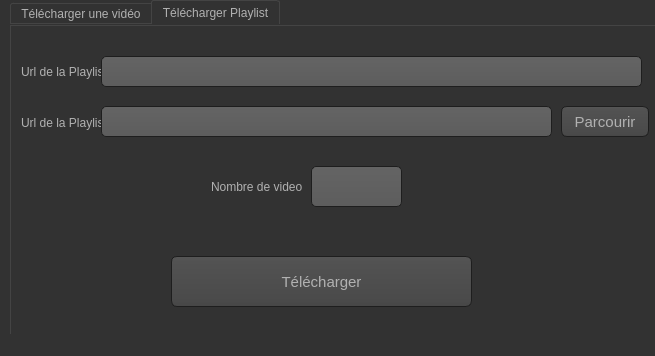
<?xml version="1.0" encoding="UTF-8"?>
<ui version="4.0">
 <class>MainWindow</class>
 <widget class="QMainWindow" name="MainWindow">
  <property name="geometry">
   <rect>
    <x>0</x>
    <y>0</y>
    <width>655</width>
    <height>356</height>
   </rect>
  </property>
  <property name="windowTitle">
   <string>MainWindow</string>
  </property>
  <property name="styleSheet">
   <string notr="true">QToolTip
{
     border: 1px solid black;
     background-color: #ffa02f;
     padding: 1px;
     border-radius: 3px;
     opacity: 100;
}

QWidget
{
    color: #b1b1b1;
    background-color: #323232;
}

QWidget:item:hover
{
    background-color: QLinearGradient( x1: 0, y1: 0, x2: 0, y2: 1, stop: 0 #ffa02f, stop: 1 #ca0619);
    color: #000000;
}

QWidget:item:selected
{
    background-color: QLinearGradient( x1: 0, y1: 0, x2: 0, y2: 1, stop: 0 #ffa02f, stop: 1 #d7801a);
}

QMenuBar::item
{
    background: transparent;
}

QMenuBar::item:selected
{
    background: transparent;
    border: 1px solid #ffaa00;
}

QMenuBar::item:pressed
{
    background: #444;
    border: 1px solid #000;
    background-color: QLinearGradient(
        x1:0, y1:0,
        x2:0, y2:1,
        stop:1 #212121,
        stop:0.4 #343434/*,
        stop:0.2 #343434,
        stop:0.1 #ffaa00*/
    );
    margin-bottom:-1px;
    padding-bottom:1px;
}

QMenu
{
    border: 1px solid #000;
}

QMenu::item
{
    padding: 2px 20px 2px 20px;
}

QMenu::item:selected
{
    color: #000000;
}

QWidget:disabled
{
    color: #404040;
    background-color: #323232;
}

QAbstractItemView
{
    background-color: QLinearGradient( x1: 0, y1: 0, x2: 0, y2: 1, stop: 0 #4d4d4d, stop: 0.1 #646464, stop: 1 #5d5d5d);
}

QWidget:focus
{
    /*border: 2px solid QLinearGradient( x1: 0, y1: 0, x2: 0, y2: 1, stop: 0 #ffa02f, stop: 1 #d7801a);*/
}

QLineEdit
{
    background-color: QLinearGradient( x1: 0, y1: 0, x2: 0, y2: 1, stop: 0 #4d4d4d, stop: 0 #646464, stop: 1 #5d5d5d);
    padding: 1px;
    border-style: solid;
    border: 1px solid #1e1e1e;
    border-radius: 5;
}

QPushButton
{
    color: #b1b1b1;
    background-color: QLinearGradient( x1: 0, y1: 0, x2: 0, y2: 1, stop: 0 #565656, stop: 0.1 #525252, stop: 0.5 #4e4e4e, stop: 0.9 #4a4a4a, stop: 1 #464646);
    border-width: 1px;
    border-color: #1e1e1e;
    border-style: solid;
    border-radius: 6;
    padding: 3px;
    font-size: 15px;
    padding-left: 5px;
    padding-right: 5px;
}

QPushButton:pressed
{
    background-color: QLinearGradient( x1: 0, y1: 0, x2: 0, y2: 1, stop: 0 #2d2d2d, stop: 0.1 #2b2b2b, stop: 0.5 #292929, stop: 0.9 #282828, stop: 1 #252525);
}

QComboBox
{
    selection-background-color: #ffaa00;
    background-color: QLinearGradient( x1: 0, y1: 0, x2: 0, y2: 1, stop: 0 #565656, stop: 0.1 #525252, stop: 0.5 #4e4e4e, stop: 0.9 #4a4a4a, stop: 1 #464646);
    border-style: solid;
    border: 1px solid #1e1e1e;
    border-radius: 5;
}

QComboBox:hover,QPushButton:hover
{
    border: 2px solid QLinearGradient( x1: 0, y1: 0, x2: 0, y2: 1, stop: 0 #ffa02f, stop: 1 #d7801a);
}


QComboBox:on
{
    padding-top: 3px;
    padding-left: 4px;
    background-color: QLinearGradient( x1: 0, y1: 0, x2: 0, y2: 1, stop: 0 #2d2d2d, stop: 0.1 #2b2b2b, stop: 0.5 #292929, stop: 0.9 #282828, stop: 1 #252525);
    selection-background-color: #ffaa00;
}

QComboBox QAbstractItemView
{
    border: 2px solid darkgray;
    selection-background-color: QLinearGradient( x1: 0, y1: 0, x2: 0, y2: 1, stop: 0 #ffa02f, stop: 1 #d7801a);
}

QComboBox::drop-down
{
     subcontrol-origin: padding;
     subcontrol-position: top right;
     width: 15px;

     border-left-width: 0px;
     border-left-color: darkgray;
     border-left-style: solid; /* just a single line */
     border-top-right-radius: 3px; /* same radius as the QComboBox */
     border-bottom-right-radius: 3px;
 }

QComboBox::down-arrow
{
     image: url(:/down_arrow.png);
}

QGroupBox:focus
{
border: 2px solid QLinearGradient( x1: 0, y1: 0, x2: 0, y2: 1, stop: 0 #ffa02f, stop: 1 #d7801a);
}

QTextEdit:focus
{
    border: 2px solid QLinearGradient( x1: 0, y1: 0, x2: 0, y2: 1, stop: 0 #ffa02f, stop: 1 #d7801a);
}

QScrollBar:horizontal {
     border: 1px solid #222222;
     background: QLinearGradient( x1: 0, y1: 0, x2: 0, y2: 1, stop: 0.0 #121212, stop: 0.2 #282828, stop: 1 #484848);
     height: 7px;
     margin: 0px 16px 0 16px;
}

QScrollBar::handle:horizontal
{
      background: QLinearGradient( x1: 0, y1: 0, x2: 1, y2: 0, stop: 0 #ffa02f, stop: 0.5 #d7801a, stop: 1 #ffa02f);
      min-height: 20px;
      border-radius: 2px;
}

QScrollBar::add-line:horizontal {
      border: 1px solid #1b1b19;
      border-radius: 2px;
      background: QLinearGradient( x1: 0, y1: 0, x2: 1, y2: 0, stop: 0 #ffa02f, stop: 1 #d7801a);
      width: 14px;
      subcontrol-position: right;
      subcontrol-origin: margin;
}

QScrollBar::sub-line:horizontal {
      border: 1px solid #1b1b19;
      border-radius: 2px;
      background: QLinearGradient( x1: 0, y1: 0, x2: 1, y2: 0, stop: 0 #ffa02f, stop: 1 #d7801a);
      width: 14px;
     subcontrol-position: left;
     subcontrol-origin: margin;
}

QScrollBar::right-arrow:horizontal, QScrollBar::left-arrow:horizontal
{
      border: 1px solid black;
      width: 1px;
      height: 1px;
      background: white;
}

QScrollBar::add-page:horizontal, QScrollBar::sub-page:horizontal
{
      background: none;
}

QScrollBar:vertical
{
      background: QLinearGradient( x1: 0, y1: 0, x2: 1, y2: 0, stop: 0.0 #121212, stop: 0.2 #282828, stop: 1 #484848);
      width: 7px;
      margin: 16px 0 16px 0;
      border: 1px solid #222222;
}

QScrollBar::handle:vertical
{
      background: QLinearGradient( x1: 0, y1: 0, x2: 0, y2: 1, stop: 0 #ffa02f, stop: 0.5 #d7801a, stop: 1 #ffa02f);
      min-height: 20px;
      border-radius: 2px;
}

QScrollBar::add-line:vertical
{
      border: 1px solid #1b1b19;
      border-radius: 2px;
      background: QLinearGradient( x1: 0, y1: 0, x2: 0, y2: 1, stop: 0 #ffa02f, stop: 1 #d7801a);
      height: 14px;
      subcontrol-position: bottom;
      subcontrol-origin: margin;
}

QScrollBar::sub-line:vertical
{
      border: 1px solid #1b1b19;
      border-radius: 2px;
      background: QLinearGradient( x1: 0, y1: 0, x2: 0, y2: 1, stop: 0 #d7801a, stop: 1 #ffa02f);
      height: 14px;
      subcontrol-position: top;
      subcontrol-origin: margin;
}

QScrollBar::up-arrow:vertical, QScrollBar::down-arrow:vertical
{
      border: 1px solid black;
      width: 1px;
      height: 1px;
      background: white;
}


QScrollBar::add-page:vertical, QScrollBar::sub-page:vertical
{
      background: none;
}

QTextEdit
{
    background-color: #242424;
}

QPlainTextEdit
{
    background-color: #242424;
}

QHeaderView::section
{
    background-color: QLinearGradient(x1:0, y1:0, x2:0, y2:1, stop:0 #616161, stop: 0.5 #505050, stop: 0.6 #434343, stop:1 #656565);
    color: white;
    padding-left: 4px;
    border: 1px solid #6c6c6c;
}

QCheckBox:disabled
{
color: #414141;
}

QDockWidget::title
{
    text-align: center;
    spacing: 3px; /* spacing between items in the tool bar */
    background-color: QLinearGradient(x1:0, y1:0, x2:0, y2:1, stop:0 #323232, stop: 0.5 #242424, stop:1 #323232);
}

QDockWidget::close-button, QDockWidget::float-button
{
    text-align: center;
    spacing: 1px; /* spacing between items in the tool bar */
    background-color: QLinearGradient(x1:0, y1:0, x2:0, y2:1, stop:0 #323232, stop: 0.5 #242424, stop:1 #323232);
}

QDockWidget::close-button:hover, QDockWidget::float-button:hover
{
    background: #242424;
}

QDockWidget::close-button:pressed, QDockWidget::float-button:pressed
{
    padding: 1px -1px -1px 1px;
}

QMainWindow::separator
{
    background-color: QLinearGradient(x1:0, y1:0, x2:0, y2:1, stop:0 #161616, stop: 0.5 #151515, stop: 0.6 #212121, stop:1 #343434);
    color: white;
    padding-left: 4px;
    border: 1px solid #4c4c4c;
    spacing: 3px; /* spacing between items in the tool bar */
}

QMainWindow::separator:hover
{

    background-color: QLinearGradient(x1:0, y1:0, x2:0, y2:1, stop:0 #d7801a, stop:0.5 #b56c17 stop:1 #ffa02f);
    color: white;
    padding-left: 4px;
    border: 1px solid #6c6c6c;
    spacing: 3px; /* spacing between items in the tool bar */
}

QToolBar::handle
{
     spacing: 3px; /* spacing between items in the tool bar */
     background: url(:/images/handle.png);
}

QMenu::separator
{
    height: 2px;
    background-color: QLinearGradient(x1:0, y1:0, x2:0, y2:1, stop:0 #161616, stop: 0.5 #151515, stop: 0.6 #212121, stop:1 #343434);
    color: white;
    padding-left: 4px;
    margin-left: 10px;
    margin-right: 5px;
}

QProgressBar
{
    border: 2px solid grey;
    border-radius: 5px;
    text-align: center;
}

QProgressBar::chunk
{
    background-color: #d7801a;
    width: 2.15px;
    margin: 0.5px;
}

QTabBar::tab {
    color: #b1b1b1;
    border: 1px solid #444;
    border-bottom-style: none;
    background-color: #323232;
    padding-left: 10px;
    padding-right: 10px;
    padding-top: 3px;
    padding-bottom: 2px;
    margin-right: -1px;
}

QTabWidget::pane {
    border: 1px solid #444;
    top: 1px;
}

QTabBar::tab:last
{
    margin-right: 0; /* the last selected tab has nothing to overlap with on the right */
    border-top-right-radius: 3px;
}

QTabBar::tab:first:!selected
{
 margin-left: 0px; /* the last selected tab has nothing to overlap with on the right */


    border-top-left-radius: 3px;
}

QTabBar::tab:!selected
{
    color: #b1b1b1;
    border-bottom-style: solid;
    margin-top: 3px;
    background-color: QLinearGradient(x1:0, y1:0, x2:0, y2:1, stop:1 #212121, stop:.4 #343434);
}

QTabBar::tab:selected
{
    border-top-left-radius: 3px;
    border-top-right-radius: 3px;
    margin-bottom: 0px;
}

QTabBar::tab:!selected:hover
{
    /*border-top: 2px solid #ffaa00;
    padding-bottom: 3px;*/
    border-top-left-radius: 3px;
    border-top-right-radius: 3px;
    background-color: QLinearGradient(x1:0, y1:0, x2:0, y2:1, stop:1 #212121, stop:0.4 #343434, stop:0.2 #343434, stop:0.1 #ffaa00);
}

QRadioButton::indicator:checked, QRadioButton::indicator:unchecked{
    color: #b1b1b1;
    background-color: #323232;
    border: 1px solid #b1b1b1;
    border-radius: 6px;
}

QRadioButton::indicator:checked
{
    background-color: qradialgradient(
        cx: 0.5, cy: 0.5,
        fx: 0.5, fy: 0.5,
        radius: 1.0,
        stop: 0.25 #ffaa00,
        stop: 0.3 #323232
    );
}

QCheckBox::indicator{
    color: #b1b1b1;
    background-color: #323232;
    border: 1px solid #b1b1b1;
    width: 9px;
    height: 9px;
}

QRadioButton::indicator
{
    border-radius: 6px;
}

QRadioButton::indicator:hover, QCheckBox::indicator:hover
{
    border: 1px solid #ffaa00;
}

QCheckBox::indicator:checked
{
    image:url(:/images/checkbox.png);
}

QCheckBox::indicator:disabled, QRadioButton::indicator:disabled
{
    border: 1px solid #444;
}</string>
  </property>
  <widget class="QWidget" name="centralwidget">
   <widget class="QTabWidget" name="tabWidget">
    <property name="geometry">
     <rect>
      <x>10</x>
      <y>0</y>
      <width>650</width>
      <height>471</height>
     </rect>
    </property>
    <property name="styleSheet">
     <string notr="true"/>
    </property>
    <property name="currentIndex">
     <number>1</number>
    </property>
    <widget class="QWidget" name="tab">
     <property name="enabled">
      <bool>true</bool>
     </property>
     <property name="minimumSize">
      <size>
       <width>641</width>
       <height>300</height>
      </size>
     </property>
     <property name="maximumSize">
      <size>
       <width>641</width>
       <height>300</height>
      </size>
     </property>
     <attribute name="title">
      <string>Télécharger une vidéo</string>
     </attribute>
     <widget class="QLabel" name="label">
      <property name="geometry">
       <rect>
        <x>10</x>
        <y>20</y>
        <width>81</width>
        <height>31</height>
       </rect>
      </property>
      <property name="text">
       <string>Url de la vidéo</string>
      </property>
     </widget>
     <widget class="QLineEdit" name="lineEdit">
      <property name="geometry">
       <rect>
        <x>90</x>
        <y>20</y>
        <width>451</width>
        <height>31</height>
       </rect>
      </property>
     </widget>
     <widget class="QLineEdit" name="lineEdit_2">
      <property name="geometry">
       <rect>
        <x>90</x>
        <y>70</y>
        <width>451</width>
        <height>31</height>
       </rect>
      </property>
      <property name="text">
       <string/>
      </property>
     </widget>
     <widget class="QLabel" name="label_2">
      <property name="geometry">
       <rect>
        <x>10</x>
        <y>71</y>
        <width>81</width>
        <height>31</height>
       </rect>
      </property>
      <property name="text">
       <string>Emplacement</string>
      </property>
     </widget>
     <widget class="QPushButton" name="pushButton">
      <property name="geometry">
       <rect>
        <x>550</x>
        <y>20</y>
        <width>88</width>
        <height>31</height>
       </rect>
      </property>
      <property name="text">
       <string>Rechercher</string>
      </property>
     </widget>
     <widget class="QPushButton" name="pushButton_2">
      <property name="geometry">
       <rect>
        <x>550</x>
        <y>70</y>
        <width>88</width>
        <height>31</height>
       </rect>
      </property>
      <property name="text">
       <string>Parcourir</string>
      </property>
     </widget>
     <widget class="QComboBox" name="comboBox">
      <property name="geometry">
       <rect>
        <x>90</x>
        <y>181</y>
        <width>181</width>
        <height>31</height>
       </rect>
      </property>
     </widget>
     <widget class="QLabel" name="label_3">
      <property name="geometry">
       <rect>
        <x>10</x>
        <y>180</y>
        <width>81</width>
        <height>31</height>
       </rect>
      </property>
      <property name="text">
       <string>Qualité</string>
      </property>
     </widget>
     <widget class="QLineEdit" name="lineEdit_3">
      <property name="geometry">
       <rect>
        <x>90</x>
        <y>130</y>
        <width>431</width>
        <height>31</height>
       </rect>
      </property>
      <property name="toolTip">
       <string extracomment="Nom de la vidéo"/>
      </property>
      <property name="readOnly">
       <bool>true</bool>
      </property>
     </widget>
     <widget class="QLabel" name="label_5">
      <property name="geometry">
       <rect>
        <x>10</x>
        <y>130</y>
        <width>81</width>
        <height>31</height>
       </rect>
      </property>
      <property name="text">
       <string>Nom de la vidéo</string>
      </property>
     </widget>
     <widget class="QPushButton" name="pushButton_3">
      <property name="geometry">
       <rect>
        <x>160</x>
        <y>250</y>
        <width>301</width>
        <height>51</height>
       </rect>
      </property>
      <property name="text">
       <string>Télécharger</string>
      </property>
     </widget>
    </widget>
    <widget class="QWidget" name="tab_2">
     <attribute name="title">
      <string>Télécharger Playlist</string>
     </attribute>
     <widget class="QLabel" name="label_6">
      <property name="geometry">
       <rect>
        <x>10</x>
        <y>81</y>
        <width>81</width>
        <height>31</height>
       </rect>
      </property>
      <property name="text">
       <string>Url de la Playlist</string>
      </property>
     </widget>
     <widget class="QLabel" name="label_7">
      <property name="geometry">
       <rect>
        <x>10</x>
        <y>30</y>
        <width>81</width>
        <height>31</height>
       </rect>
      </property>
      <property name="text">
       <string>Url de la Playlist</string>
      </property>
     </widget>
     <widget class="QPushButton" name="pushButton_4">
      <property name="geometry">
       <rect>
        <x>160</x>
        <y>230</y>
        <width>301</width>
        <height>51</height>
       </rect>
      </property>
      <property name="text">
       <string>Télécharger</string>
      </property>
     </widget>
     <widget class="QLineEdit" name="lineEdit_5">
      <property name="geometry">
       <rect>
        <x>90</x>
        <y>30</y>
        <width>541</width>
        <height>31</height>
       </rect>
      </property>
     </widget>
     <widget class="QLineEdit" name="lineEdit_6">
      <property name="geometry">
       <rect>
        <x>90</x>
        <y>80</y>
        <width>451</width>
        <height>31</height>
       </rect>
      </property>
      <property name="text">
       <string/>
      </property>
     </widget>
     <widget class="QPushButton" name="pushButton_6">
      <property name="geometry">
       <rect>
        <x>550</x>
        <y>80</y>
        <width>88</width>
        <height>31</height>
       </rect>
      </property>
      <property name="text">
       <string>Parcourir</string>
      </property>
     </widget>
     <widget class="QLineEdit" name="lineEdit_4">
      <property name="geometry">
       <rect>
        <x>300</x>
        <y>140</y>
        <width>91</width>
        <height>41</height>
       </rect>
      </property>
      <property name="styleSheet">
       <string notr="true">color:rgb(0, 170, 0);
font: 75 20pt &quot;Arial&quot;;
  text-align: center;
</string>
      </property>
      <property name="readOnly">
       <bool>true</bool>
      </property>
     </widget>
     <widget class="QLabel" name="label_9">
      <property name="geometry">
       <rect>
        <x>200</x>
        <y>140</y>
        <width>91</width>
        <height>41</height>
       </rect>
      </property>
      <property name="text">
       <string>Nombre de videos</string>
      </property>
     </widget>
    </widget>
   </widget>
  </widget>
  <widget class="QStatusBar" name="statusbar"/>
 </widget>
 <resources/>
 <connections/>
</ui>
